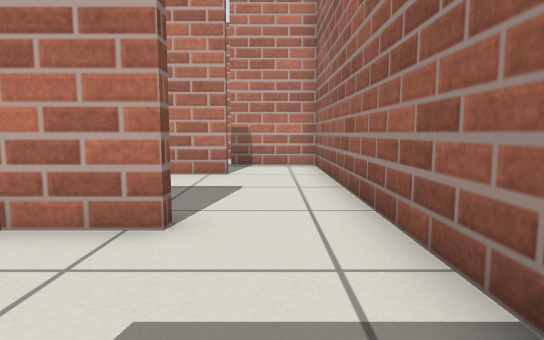
view 1 (above)

19 first-person views from a walk through a robot-simulator world made for Gazebo. The camera is 0.5 m above the floor, tilts 6° down and sees 75° across. The floor is counted in squares, 0.5 m on a side. Each view is taken from the middle of a square. On the plan, view 1 faces up. The plan holds only what a view shows up to about 13 squares ahead; the rest is blank. The robots in the file are not drawn.

view 2
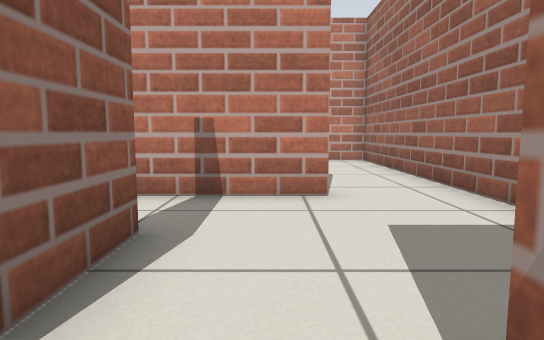

view 3
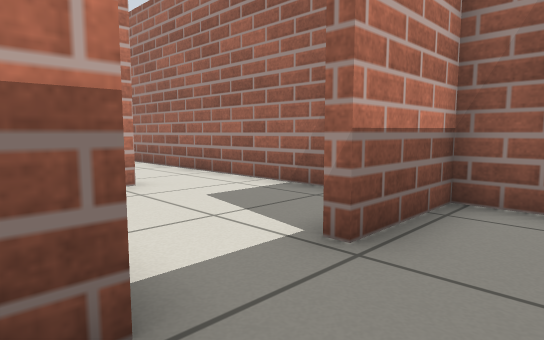

view 4
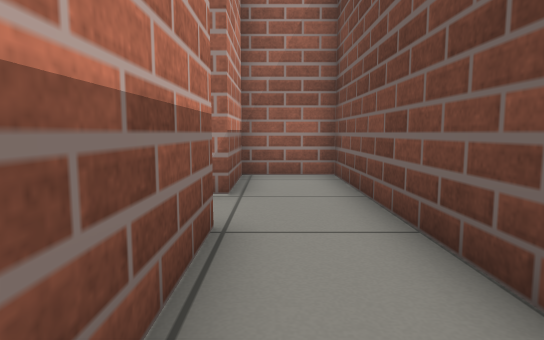

view 5
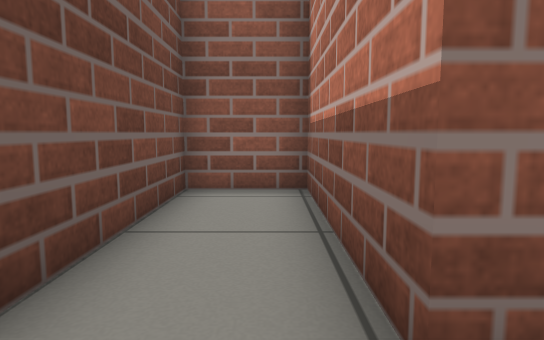

view 6
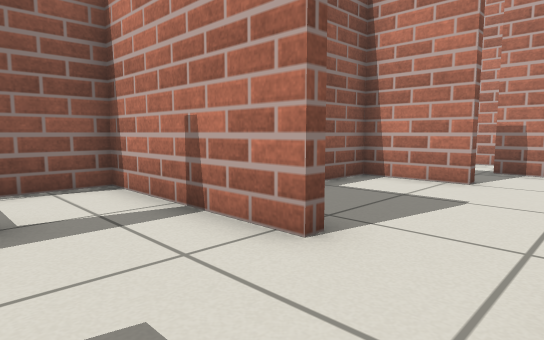

view 7
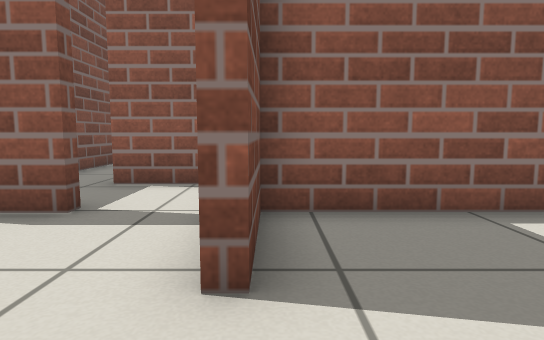

view 8
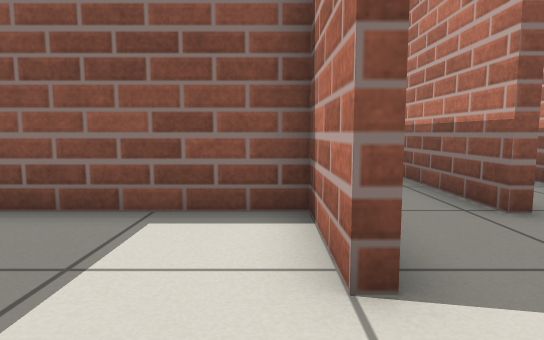

view 9
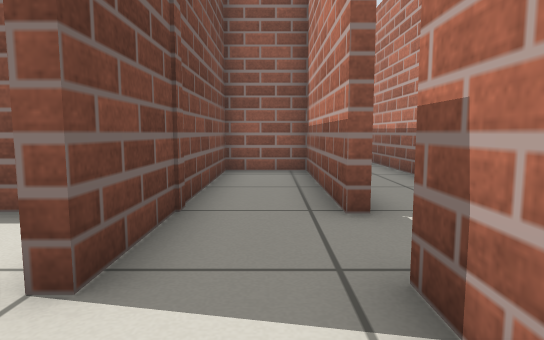

view 10
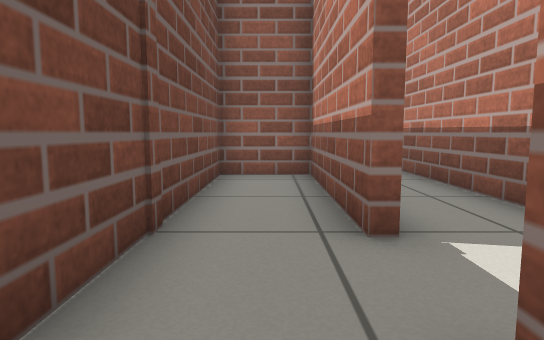

view 11
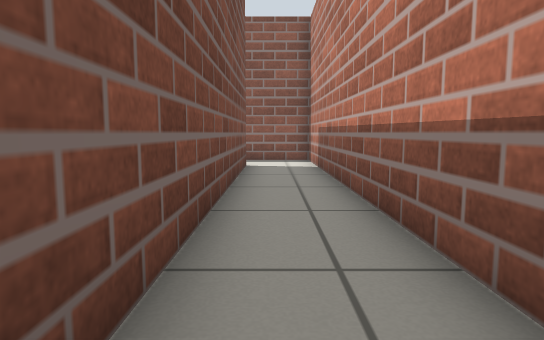

view 12
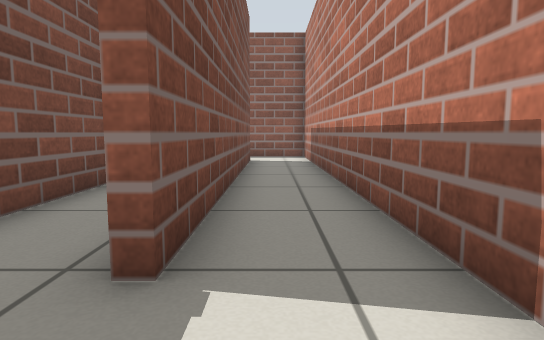

view 13
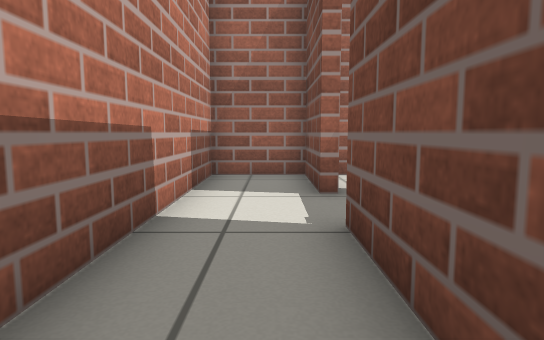

view 14
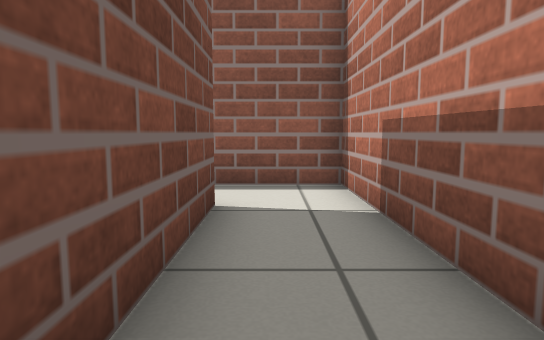

view 15
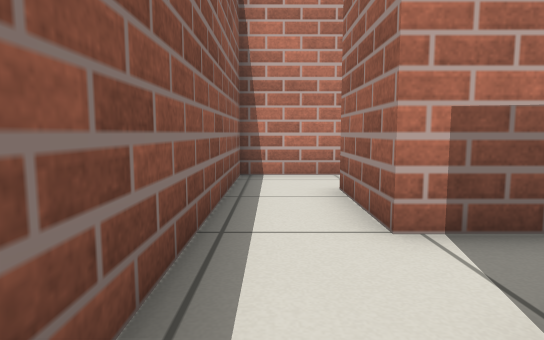

view 16
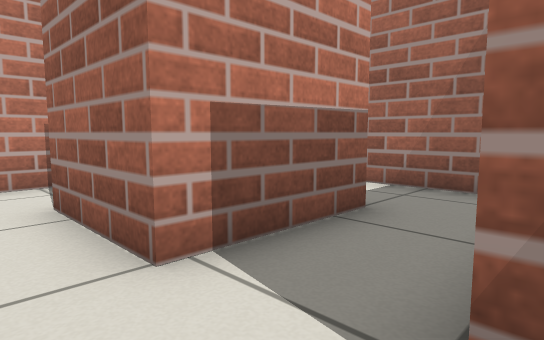

view 17
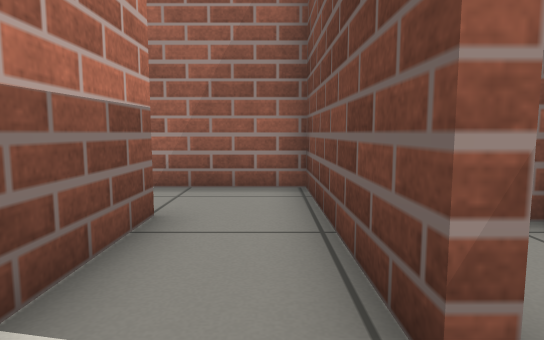

view 18
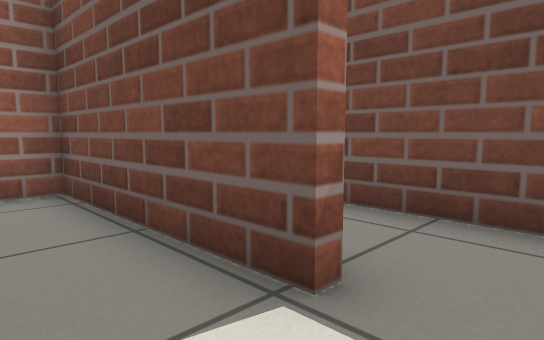

view 19
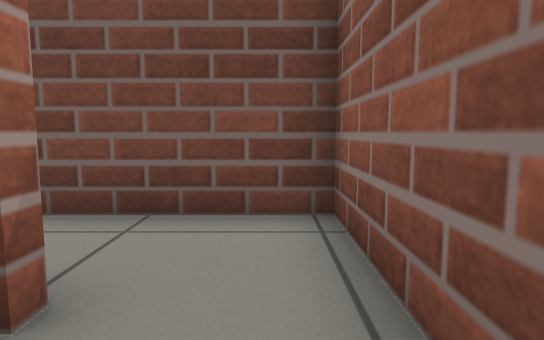

### Floor plan
Key: @ floor where view 1 was taken; # wall or solid block; . floor.
Columns run from 16 left of view 1 to 2 right of it. Each row starts with its distance up from view 1.
 14 ###################
 13 #.................#
 12 #.................#
 11 #.###########..####
 10 #.#     #.........#
  9 #.####..#######...#
  8 #.......#    #....#
  7 #.......#    #....#
  6 #..######    #....#
  5 #....#       #....#
  4 ######    #####...#
  3           #.......#
  2           #.......#
  1           #..#....#
  0         ...  #..@
 -1       ########.####
 -2         #.........#
 -3         #.........#
 -4         ###########

Positions as (right, up) in squares from view 1, and headings:
1: (0, 0), facing up
2: (-2, -2), facing up
3: (-4, -3), facing up-right
4: (-7, -2), facing right
5: (-2, -2), facing left
6: (1, 1), facing up-left
7: (1, 4), facing left
8: (1, 8), facing left
9: (1, 10), facing left
10: (0, 10), facing left
11: (-3, 12), facing left
12: (-1, 12), facing left
13: (-7, 12), facing right
14: (-9, 12), facing left
15: (-15, 5), facing up
16: (-15, 6), facing up-right
17: (-15, 7), facing right
18: (-15, 8), facing down-right
19: (-15, 8), facing down
